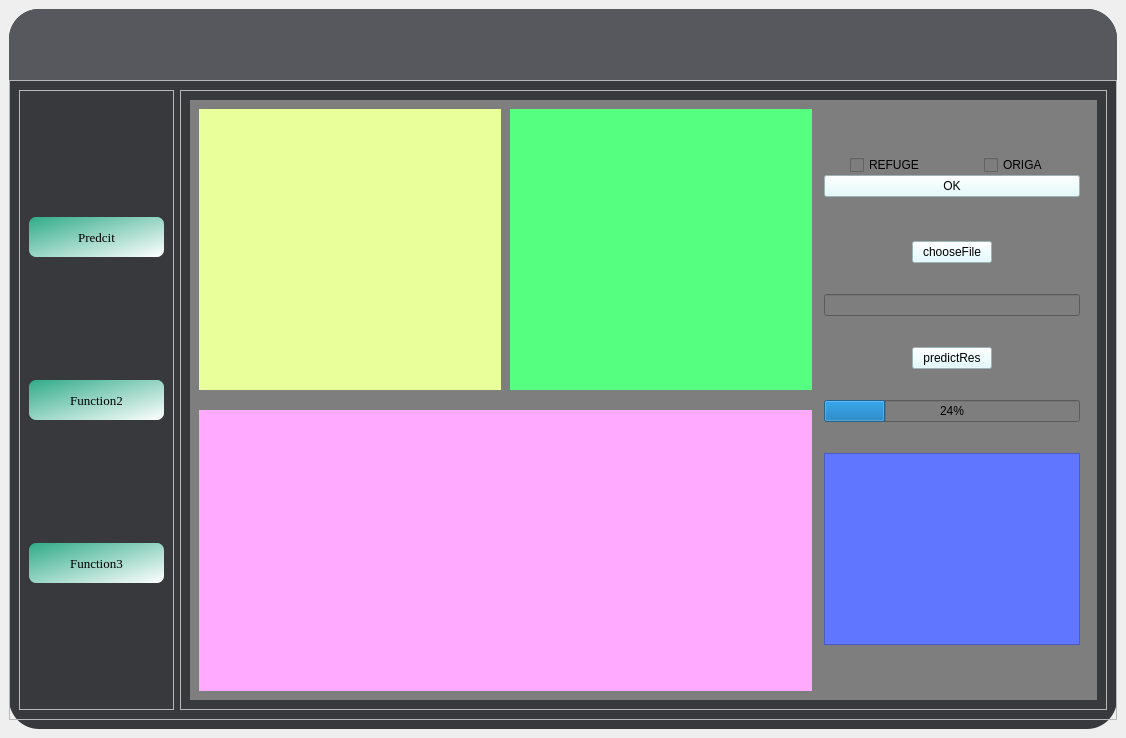
<?xml version="1.0" encoding="UTF-8"?>
<ui version="4.0">
 <class>MainWindow</class>
 <widget class="QMainWindow" name="MainWindow">
  <property name="geometry">
   <rect>
    <x>0</x>
    <y>0</y>
    <width>1126</width>
    <height>738</height>
   </rect>
  </property>
  <property name="minimumSize">
   <size>
    <width>922</width>
    <height>631</height>
   </size>
  </property>
  <property name="windowTitle">
   <string>MainWindow</string>
  </property>
  <widget class="QWidget" name="centralwidget">
   <layout class="QHBoxLayout" name="horizontalLayout">
    <item>
     <widget class="QFrame" name="frame">
      <property name="minimumSize">
       <size>
        <width>900</width>
        <height>600</height>
       </size>
      </property>
      <property name="styleSheet">
       <string notr="true">#frame{
	background-color: rgb(56, 57, 60);
	border-radius:30px
}</string>
      </property>
      <property name="frameShape">
       <enum>QFrame::StyledPanel</enum>
      </property>
      <property name="frameShadow">
       <enum>QFrame::Raised</enum>
      </property>
      <layout class="QVBoxLayout" name="verticalLayout">
       <property name="spacing">
        <number>0</number>
       </property>
       <property name="leftMargin">
        <number>0</number>
       </property>
       <property name="topMargin">
        <number>0</number>
       </property>
       <property name="rightMargin">
        <number>0</number>
       </property>
       <item>
        <widget class="QFrame" name="top_frame">
         <property name="sizePolicy">
          <sizepolicy hsizetype="Preferred" vsizetype="Expanding">
           <horstretch>0</horstretch>
           <verstretch>1</verstretch>
          </sizepolicy>
         </property>
         <property name="styleSheet">
          <string notr="true">background-color: rgb(86,88,93);
border-top-left-radius:30px;
border-top-right-radius:30px;</string>
         </property>
         <property name="frameShape">
          <enum>QFrame::StyledPanel</enum>
         </property>
         <property name="frameShadow">
          <enum>QFrame::Raised</enum>
         </property>
         <layout class="QHBoxLayout" name="horizontalLayout_3">
          <item alignment="Qt::AlignRight">
           <widget class="QFrame" name="frame_4">
            <property name="minimumSize">
             <size>
              <width>200</width>
              <height>0</height>
             </size>
            </property>
            <property name="styleSheet">
             <string notr="true">QPushButton{
	border:none;
}
QPushButton:hover{
	padding-bottom:5px;
}</string>
            </property>
            <property name="frameShape">
             <enum>QFrame::StyledPanel</enum>
            </property>
            <property name="frameShadow">
             <enum>QFrame::Raised</enum>
            </property>
            <layout class="QHBoxLayout" name="horizontalLayout_2">
             <item>
              <widget class="QPushButton" name="top_maximize_button">
               <property name="maximumSize">
                <size>
                 <width>16777215</width>
                 <height>16777215</height>
                </size>
               </property>
               <property name="text">
                <string/>
               </property>
               <property name="icon">
                <iconset resource="resMyVersion.qrc">
                 <normaloff>:/icons/icons/maxmize.png</normaloff>:/icons/icons/maxmize.png</iconset>
               </property>
              </widget>
             </item>
             <item>
              <widget class="QPushButton" name="top_minimize_button">
               <property name="maximumSize">
                <size>
                 <width>16777215</width>
                 <height>16777215</height>
                </size>
               </property>
               <property name="text">
                <string/>
               </property>
               <property name="icon">
                <iconset resource="resMyVersion.qrc">
                 <normaloff>:/icons/icons/minus.png</normaloff>:/icons/icons/minus.png</iconset>
               </property>
              </widget>
             </item>
             <item>
              <widget class="QPushButton" name="top_close_button">
               <property name="maximumSize">
                <size>
                 <width>16777215</width>
                 <height>16777215</height>
                </size>
               </property>
               <property name="text">
                <string/>
               </property>
               <property name="icon">
                <iconset resource="resMyVersion.qrc">
                 <normaloff>:/icons/icons/close.png</normaloff>:/icons/icons/close.png</iconset>
               </property>
              </widget>
             </item>
            </layout>
           </widget>
          </item>
         </layout>
        </widget>
       </item>
       <item>
        <widget class="QFrame" name="main_frame">
         <property name="sizePolicy">
          <sizepolicy hsizetype="Preferred" vsizetype="Expanding">
           <horstretch>0</horstretch>
           <verstretch>9</verstretch>
          </sizepolicy>
         </property>
         <property name="frameShape">
          <enum>QFrame::StyledPanel</enum>
         </property>
         <property name="frameShadow">
          <enum>QFrame::Raised</enum>
         </property>
         <layout class="QHBoxLayout" name="horizontalLayout_4">
          <item>
           <widget class="QFrame" name="left_frame">
            <property name="sizePolicy">
             <sizepolicy hsizetype="Expanding" vsizetype="Preferred">
              <horstretch>1</horstretch>
              <verstretch>0</verstretch>
             </sizepolicy>
            </property>
            <property name="styleSheet">
             <string notr="true">QPushButton{
	background-color: qlineargradient(spread:pad, x1:0, y1:0, x2:1, y2:1, stop:0 rgba(48, 171, 137, 255), stop:1 rgba(255, 255, 255, 255));
	border:none;
	border-radius:7px;
	color:rgb(0,0,0)
}
QPushButton:pressed{
	padding-left:5px;
	padding-top:5px;
}
#frame_5{
	background-color: rgb(77, 79, 83);
}</string>
            </property>
            <property name="frameShape">
             <enum>QFrame::StyledPanel</enum>
            </property>
            <property name="frameShadow">
             <enum>QFrame::Raised</enum>
            </property>
            <layout class="QVBoxLayout" name="verticalLayout_3">
             <item>
              <widget class="QPushButton" name="left_predict_button">
               <property name="minimumSize">
                <size>
                 <width>0</width>
                 <height>40</height>
                </size>
               </property>
               <property name="maximumSize">
                <size>
                 <width>16777215</width>
                 <height>40</height>
                </size>
               </property>
               <property name="font">
                <font>
                 <family>Times New Roman</family>
                 <pointsize>10</pointsize>
                 <weight>50</weight>
                 <bold>false</bold>
                </font>
               </property>
               <property name="styleSheet">
                <string notr="true">QPushButton{
background-color: qlineargradient(spread:pad, x1:0, y1:0, x2:1, y2:1, stop:0 rgba(48, 171, 137, 255), stop:1 rgba(255, 255, 255, 255));
}</string>
               </property>
               <property name="text">
                <string>Predcit</string>
               </property>
               <property name="icon">
                <iconset resource="resMyVersion.qrc">
                 <normaloff>:/icons/images/predict_res_function.png</normaloff>:/icons/images/predict_res_function.png</iconset>
               </property>
               <property name="iconSize">
                <size>
                 <width>30</width>
                 <height>30</height>
                </size>
               </property>
              </widget>
             </item>
             <item>
              <widget class="QPushButton" name="left_third_button">
               <property name="minimumSize">
                <size>
                 <width>0</width>
                 <height>40</height>
                </size>
               </property>
               <property name="maximumSize">
                <size>
                 <width>16777215</width>
                 <height>40</height>
                </size>
               </property>
               <property name="font">
                <font>
                 <family>Times New Roman</family>
                 <pointsize>10</pointsize>
                </font>
               </property>
               <property name="text">
                <string>Function2</string>
               </property>
               <property name="iconSize">
                <size>
                 <width>30</width>
                 <height>30</height>
                </size>
               </property>
              </widget>
             </item>
             <item>
              <widget class="QPushButton" name="left_second_button">
               <property name="minimumSize">
                <size>
                 <width>0</width>
                 <height>40</height>
                </size>
               </property>
               <property name="maximumSize">
                <size>
                 <width>16777215</width>
                 <height>40</height>
                </size>
               </property>
               <property name="font">
                <font>
                 <family>Times New Roman</family>
                 <pointsize>10</pointsize>
                </font>
               </property>
               <property name="text">
                <string>Function3</string>
               </property>
               <property name="iconSize">
                <size>
                 <width>30</width>
                 <height>30</height>
                </size>
               </property>
              </widget>
             </item>
            </layout>
           </widget>
          </item>
          <item>
           <widget class="QFrame" name="right_frame">
            <property name="sizePolicy">
             <sizepolicy hsizetype="Expanding" vsizetype="Preferred">
              <horstretch>6</horstretch>
              <verstretch>0</verstretch>
             </sizepolicy>
            </property>
            <property name="styleSheet">
             <string notr="true"/>
            </property>
            <property name="frameShape">
             <enum>QFrame::StyledPanel</enum>
            </property>
            <property name="frameShadow">
             <enum>QFrame::Raised</enum>
            </property>
            <layout class="QHBoxLayout" name="horizontalLayout_7">
             <item>
              <widget class="QStackedWidget" name="stackedWidget">
               <property name="minimumSize">
                <size>
                 <width>600</width>
                 <height>520</height>
                </size>
               </property>
               <property name="styleSheet">
                <string notr="true">background-color: rgb(126, 126, 126);</string>
               </property>
               <property name="currentIndex">
                <number>0</number>
               </property>
               <widget class="QWidget" name="page_1">
                <layout class="QHBoxLayout" name="horizontalLayout_8">
                 <item>
                  <layout class="QHBoxLayout" name="horizontalLayout_5" stretch="7,0">
                   <property name="spacing">
                    <number>4</number>
                   </property>
                   <property name="sizeConstraint">
                    <enum>QLayout::SetDefaultConstraint</enum>
                   </property>
                   <property name="rightMargin">
                    <number>0</number>
                   </property>
                   <property name="bottomMargin">
                    <number>0</number>
                   </property>
                   <item>
                    <layout class="QVBoxLayout" name="verticalLayout_2">
                     <property name="spacing">
                      <number>20</number>
                     </property>
                     <property name="sizeConstraint">
                      <enum>QLayout::SetDefaultConstraint</enum>
                     </property>
                     <property name="bottomMargin">
                      <number>0</number>
                     </property>
                     <item>
                      <layout class="QHBoxLayout" name="horizontalLayout_6">
                       <property name="spacing">
                        <number>9</number>
                       </property>
                       <item>
                        <widget class="QLabel" name="original_img">
                         <property name="minimumSize">
                          <size>
                           <width>256</width>
                           <height>256</height>
                          </size>
                         </property>
                         <property name="styleSheet">
                          <string notr="true">background-color: rgb(233, 255, 153);</string>
                         </property>
                         <property name="text">
                          <string/>
                         </property>
                        </widget>
                       </item>
                       <item>
                        <widget class="QLabel" name="predict_img">
                         <property name="minimumSize">
                          <size>
                           <width>256</width>
                           <height>256</height>
                          </size>
                         </property>
                         <property name="styleSheet">
                          <string notr="true">background-color: rgb(85, 255, 127);</string>
                         </property>
                         <property name="text">
                          <string/>
                         </property>
                        </widget>
                       </item>
                      </layout>
                     </item>
                     <item>
                      <widget class="QLabel" name="gt_mask_img">
                       <property name="minimumSize">
                        <size>
                         <width>512</width>
                         <height>255</height>
                        </size>
                       </property>
                       <property name="styleSheet">
                        <string notr="true">background-color: rgb(255, 170, 255);</string>
                       </property>
                       <property name="text">
                        <string/>
                       </property>
                      </widget>
                     </item>
                    </layout>
                   </item>
                   <item>
                    <widget class="QWidget" name="widget" native="true">
                     <property name="enabled">
                      <bool>true</bool>
                     </property>
                     <property name="sizePolicy">
                      <sizepolicy hsizetype="Fixed" vsizetype="Expanding">
                       <horstretch>0</horstretch>
                       <verstretch>0</verstretch>
                      </sizepolicy>
                     </property>
                     <property name="minimumSize">
                      <size>
                       <width>207</width>
                       <height>0</height>
                      </size>
                     </property>
                     <layout class="QGridLayout" name="gridLayout" rowstretch="1,5" rowminimumheight="0,0">
                      <property name="leftMargin">
                       <number>8</number>
                      </property>
                      <property name="topMargin">
                       <number>8</number>
                      </property>
                      <property name="rightMargin">
                       <number>8</number>
                      </property>
                      <property name="bottomMargin">
                       <number>8</number>
                      </property>
                      <property name="horizontalSpacing">
                       <number>7</number>
                      </property>
                      <item row="1" column="0">
                       <layout class="QVBoxLayout" name="verticalLayout_4">
                        <property name="spacing">
                         <number>31</number>
                        </property>
                        <property name="leftMargin">
                         <number>0</number>
                        </property>
                        <item alignment="Qt::AlignHCenter">
                         <widget class="QPushButton" name="pushButton_2">
                          <property name="sizePolicy">
                           <sizepolicy hsizetype="Fixed" vsizetype="Fixed">
                            <horstretch>0</horstretch>
                            <verstretch>0</verstretch>
                           </sizepolicy>
                          </property>
                          <property name="styleSheet">
                           <string notr="true">background-color: rgb(219, 251, 255);</string>
                          </property>
                          <property name="text">
                           <string>chooseFile</string>
                          </property>
                         </widget>
                        </item>
                        <item>
                         <widget class="QLineEdit" name="lineEdit"/>
                        </item>
                        <item alignment="Qt::AlignHCenter">
                         <widget class="QPushButton" name="pushButton">
                          <property name="sizePolicy">
                           <sizepolicy hsizetype="Fixed" vsizetype="Fixed">
                            <horstretch>0</horstretch>
                            <verstretch>0</verstretch>
                           </sizepolicy>
                          </property>
                          <property name="styleSheet">
                           <string notr="true">background-color: rgb(219, 251, 255);</string>
                          </property>
                          <property name="text">
                           <string>predictRes</string>
                          </property>
                         </widget>
                        </item>
                        <item>
                         <widget class="QProgressBar" name="progressBar">
                          <property name="value">
                           <number>24</number>
                          </property>
                         </widget>
                        </item>
                        <item>
                         <widget class="QTableWidget" name="tableWidget">
                          <property name="sizePolicy">
                           <sizepolicy hsizetype="Fixed" vsizetype="Fixed">
                            <horstretch>0</horstretch>
                            <verstretch>0</verstretch>
                           </sizepolicy>
                          </property>
                          <property name="styleSheet">
                           <string notr="true">background-color: rgb(97, 118, 255);</string>
                          </property>
                         </widget>
                        </item>
                       </layout>
                      </item>
                      <item row="0" column="0">
                       <layout class="QVBoxLayout" name="verticalLayout_5">
                        <item>
                         <layout class="QHBoxLayout" name="horizontalLayout_9">
                          <item alignment="Qt::AlignHCenter">
                           <widget class="QCheckBox" name="checkBox_2">
                            <property name="text">
                             <string>REFUGE</string>
                            </property>
                           </widget>
                          </item>
                          <item alignment="Qt::AlignHCenter">
                           <widget class="QCheckBox" name="checkBox">
                            <property name="text">
                             <string>ORIGA</string>
                            </property>
                           </widget>
                          </item>
                         </layout>
                        </item>
                        <item>
                         <widget class="QPushButton" name="pushButton_3">
                          <property name="styleSheet">
                           <string notr="true">background-color: rgb(219, 251, 255);</string>
                          </property>
                          <property name="text">
                           <string>OK</string>
                          </property>
                         </widget>
                        </item>
                       </layout>
                      </item>
                     </layout>
                    </widget>
                   </item>
                  </layout>
                 </item>
                </layout>
               </widget>
               <widget class="QWidget" name="page_2"/>
              </widget>
             </item>
            </layout>
           </widget>
          </item>
         </layout>
        </widget>
       </item>
      </layout>
     </widget>
    </item>
   </layout>
  </widget>
 </widget>
 <resources>
  <include location="resMyVersion.qrc"/>
 </resources>
 <connections>
  <connection>
   <sender>top_close_button</sender>
   <signal>clicked()</signal>
   <receiver>MainWindow</receiver>
   <slot>close()</slot>
   <hints>
    <hint type="sourcelabel">
     <x>1259</x>
     <y>57</y>
    </hint>
    <hint type="destinationlabel">
     <x>1258</x>
     <y>-73</y>
    </hint>
   </hints>
  </connection>
  <connection>
   <sender>top_minimize_button</sender>
   <signal>clicked()</signal>
   <receiver>MainWindow</receiver>
   <slot>showMinimized()</slot>
   <hints>
    <hint type="sourcelabel">
     <x>1155</x>
     <y>66</y>
    </hint>
    <hint type="destinationlabel">
     <x>1152</x>
     <y>-61</y>
    </hint>
   </hints>
  </connection>
 </connections>
</ui>
